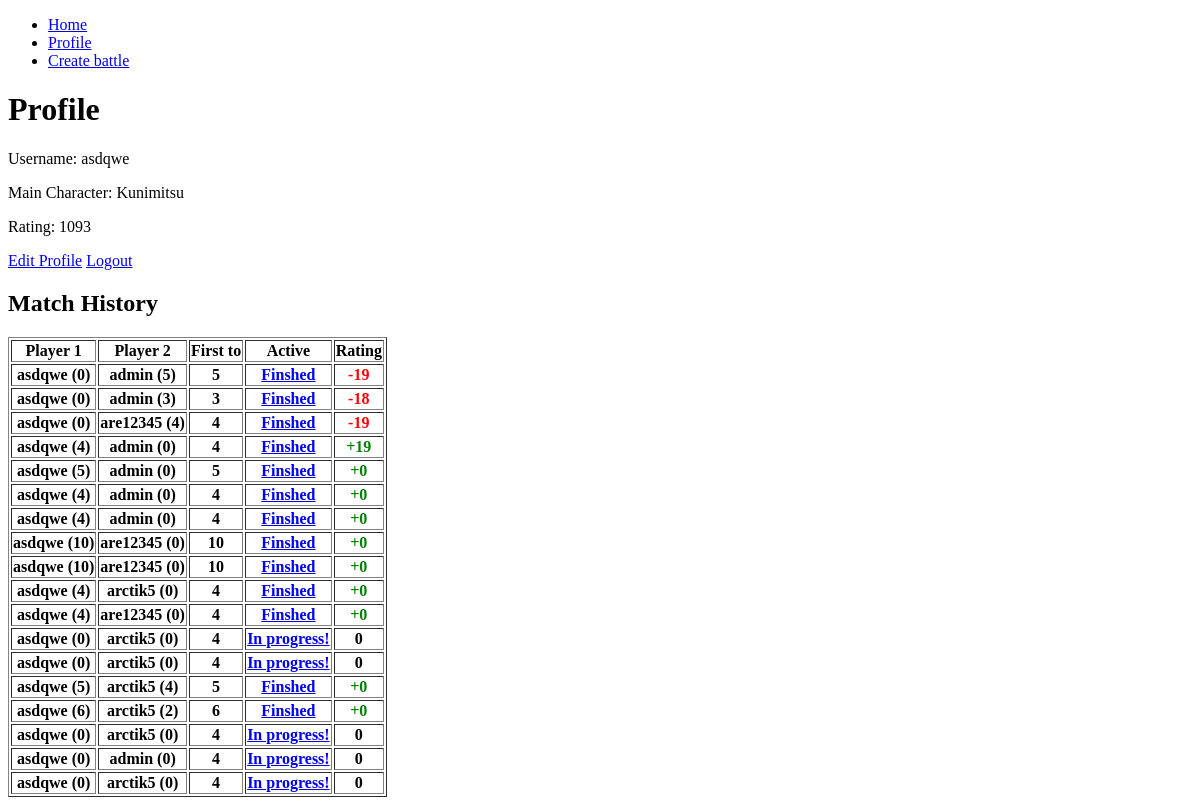
The page /profile/ (signed in) on the database as committed earlier.
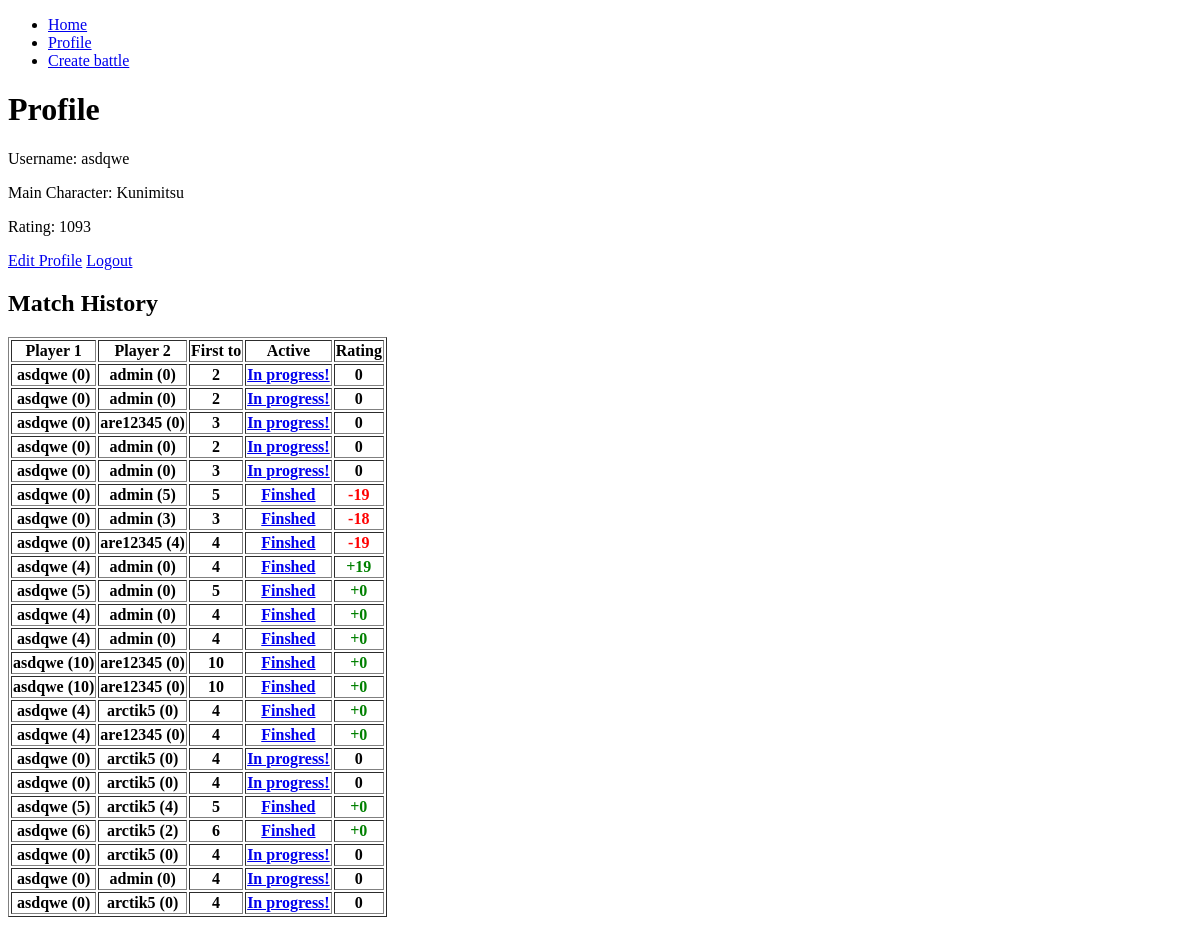
The same page on the database as committed later.
### home/models.py (models this page shows)
class UserProfile(models.Model):
    user = models.OneToOneField(User, on_delete=models.CASCADE)
    main_char = models.CharField(max_length=20)
    rating = models.IntegerField(default=1000)
    def __str__(self):
        return self.user.username

### battles/models.py (models this page shows, shortened)
class Battle(models.Model):
    player1 = models.ForeignKey(UserProfile,
                                   on_delete=models.SET('player1'),
                                   related_name="homes_users_related"
                                   )
    player2 = models.ForeignKey(UserProfile,
                                   on_delete=models.SET('player2'),
                                   related_name="homes_users_related2"
                                   )
    max_score = models.PositiveSmallIntegerField()
    player1_score = models.PositiveSmallIntegerField(default=0, blank=True)
    player2_score = models.PositiveSmallIntegerField(default=0, blank=True)
    delta = models.IntegerField(default=0, blank=True)
    winner = models.BooleanField(default=True, blank=True)
    active = models.BooleanField(default=True, blank=True)
    date_added = models.DateTimeField(auto_now_add=True)

### home/views.py (the view)
# urls.py: path('profile/', views.profile_view, name='profile'),
def profile_view(request, pk=None):
    if pk:
        user = User.objects.get(pk=pk)
    else:
        user = request.user
    match_history = Battle.objects.filter(Q(player1=user.userprofile) | Q(player2=user.userprofile))
    match_history = match_history.order_by('-date_added')
    ctx = {
        'match_history': match_history,
        'user': user
    }
    return render(request, 'home/profile.html', ctx)

### home/templates/home/profile.html (shortened to what this page needs)
{% extends 'base.html' %}
{% block content %}
<div class="container">
    <h1>Profile</h1>
    <p>Username: {{ user }}</p>
    <p>Main Character: {{ user.userprofile.main_char }}</p>
    <p>Rating: {{ user.userprofile.rating }}</p>
    <p><a href="{% url 'home:profile_edit' %}">Edit Profile</a> <a href="{% url 'home:logout' %}">Logout</a></p>
</div>
<div id="match_history">
    <h2>Match History</h2>
    <table border="1">
        <tr>
            <th>Player 1</th>
            <th>Player 2</th>
            <th>First to</th>
            <th>Active</th>
            <th>Rating</th>
        </tr>
        {% for instance in match_history %}
        <tr>
            <th> {{ instance.player1 }} ({{instance.player1_score}}) </th>
            <th> {{ instance.player2 }} ({{instance.player2_score}})  </th>
            <th> {{ instance.max_score }} </th>
            {% if instance.active %}
                <th><a href="{% url 'battles:battle-detail-id' id=instance.pk %}">In progress!</a></th>
            {% else %}
                <th><a href="{% url 'battles:battle-detail-id' id=instance.pk %}">Finshed</a></th>
            {% endif %}
            {% if not instance.active %}
                {% if instance.player1_score > instance.player2_score %}
                    <th style="color:green"> +{{ instance.delta }}</th>
                {% else %}
                    <th style="color:red"> {{ instance.delta }}</th>
                {% endif %}
                {% else %}
                <th> {{ instance.delta }}</th>
            {% endif %}
        </tr>
        {% endfor %}
    </table>
</div>
{% endblock %}

### templates/base.html (shortened to what this page needs)
<!DOCTYPE html>
<html lang="en">
<head>
</head>
<body>
    {% include 'navbar.html' %}
    {% block content %}
    {% endblock %}
</body>
</html>

### templates/navbar.html
<nav>
    <ul>
        <li><a href="{% url 'home:index' %}">Home</a></li>
        {% if user.is_authenticated %}
        <li><a href="{% url 'home:profile' %}">Profile</a></li>
        <li><a href="{% url 'battles:create-battle' %}">Create battle</a></li>
        {% endif %}
    </ul>
</nav>

Rows that differ between the two databases and show on the page:
added Battle: player1 "asdqwe", player1_score "0", player2 "admin", player2_score "0", max_score "2", active "In progress!", delta "0"
added Battle: player1 "asdqwe", player1_score "0", player2 "admin", player2_score "0", max_score "2", active "In progress!", delta "0"
added Battle: player1 "asdqwe", player1_score "0", player2 "are12345", player2_score "0", max_score "3", active "In progress!", delta "0"
added Battle: player1 "asdqwe", player1_score "0", player2 "admin", player2_score "0", max_score "2", active "In progress!", delta "0"
added Battle: player1 "asdqwe", player1_score "0", player2 "admin", player2_score "0", max_score "3", active "In progress!", delta "0"
